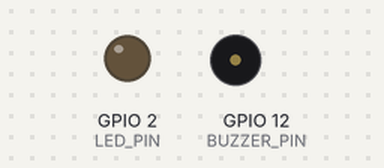
The sketch below on a simulated ESP32. Shown: output pins drawn as LEDs (lit = HIGH), buzzer (waves = sounding, pin HIGH). What the sketch prints to the serial monitor is not drawn.

Above: at 1.4 s.
At 3.6 s:
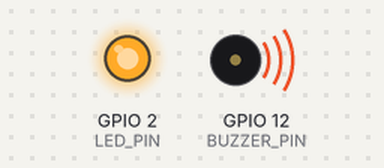
Timing chart, 0 to 9.0 s (numbered marks = the images above):
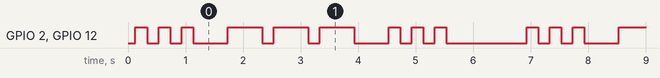

Measured:
- by itself, GPIO 2 (LED_PIN), GPIO 12 (BUZZER_PIN): repeats every 6.8 s: HIGH 0.20 s, LOW 0.20 s, HIGH 0.20 s, LOW 0.60 s, 2 × (HIGH 0.60 s, LOW 0.20 s), HIGH 0.60 s, LOW 0.60 s, 2 × (HIGH 0.20 s, LOW 0.20 s), HIGH 0.20 s, LOW 1.4 s, HIGH 0.20 s, LOW 0.20 s
- by itself, everything shown: repeats every 6.8 s, in 18 steps

The sketch:

Day_02_SOS_Morse.ino
```cpp
/*
 * 100 Projects with Arduino - Day 2
 * Project: SOS Morse Code Generator (Non-Blocking Timing & Arrays)
 *
 * DESCRIPTION:
 * This project demonstrates how to make the Arduino blink an LED and beep an active
 * piezo buzzer in the standard Morse code SOS pattern (••• ——— •••).
 * Instead of using the blocking delay() function (which freezes the controller),
 * this code utilizes a non-blocking sequence player powered by a state array and
 * millis() timing. This is the professional way to handle sequence generation in robotics.
 *
 * TIMING SPECIFICATION (Standard International Morse Code):
 * - Time Unit: 1 Unit = 200 ms
 * - Dot (•): 1 Unit ON
 * - Dash (—): 3 Units ON
 * - Element Gap (between dots/dashes of same letter): 1 Unit OFF
 * - Letter Gap: 3 Units OFF
 * - Word Gap: 7 Units OFF
 *
 * WIRING:
 * - Active Buzzer (+) -> Arduino Pin 8
 * - Active Buzzer (-) -> Arduino GND
 * - LED Anode (+) -> Arduino Pin 13
 * - LED Cathode (-) -> 220 Ohm Resistor -> Arduino GND
 */

// --- PIN DEFINITIONS ---
#if defined(ESP32)
const int LED_PIN = 2;      // Onboard LED pin on ESP32
const int BUZZER_PIN = 12;  // Pin driving the buzzer
#else
const int LED_PIN = 13;    // Onboard LED pin
const int BUZZER_PIN = 8;  // Pin driving the active piezo buzzer
#endif

// --- TIMING CONSTANTS ---
const unsigned long UNIT_TIME =
    200;  // Base time unit in milliseconds (adjust to change Morse speed)

// --- SEQUENCE REPRESENTATION ---
// We represent the SOS sequence as a list of "events".
// Each event has a state (ON = true, OFF = false) and a duration in units.
struct MorseEvent {
  bool state;          // Output state (ON/OFF)
  unsigned int units;  // Duration of this state in time units
};

// The SOS Pattern:
// S: dot (1), gap (1), dot (1), gap (1), dot (1)      --> Letter S
// Gap between letters (3 units)
// O: dash (3), gap (1), dash (3), gap (1), dash (3)   --> Letter O
// Gap between letters (3 units)
// S: dot (1), gap (1), dot (1), gap (1), dot (1)      --> Letter S
// Gap between words (7 units)
const MorseEvent sosPattern[] = {
    // --- LETTER 'S' (dot, gap, dot, gap, dot) ---
    {true, 1},   // Dot 1
    {false, 1},  // Gap
    {true, 1},   // Dot 2
    {false, 1},  // Gap
    {true, 1},   // Dot 3

    // --- GAP BETWEEN LETTERS 'S' and 'O' ---
    {false, 3},  // 3 Units OFF total (we count from the end of the last dot)

    // --- LETTER 'O' (dash, gap, dash, gap, dash) ---
    {true, 3},   // Dash 1
    {false, 1},  // Gap
    {true, 3},   // Dash 2
    {false, 1},  // Gap
    {true, 3},   // Dash 3

    // --- GAP BETWEEN LETTERS 'O' and 'S' ---
    {false, 3},

    // --- LETTER 'S' (dot, gap, dot, gap, dot) ---
    {true, 1},   // Dot 1
    {false, 1},  // Gap
    {true, 1},   // Dot 2
    {false, 1},  // Gap
    {true, 1},   // Dot 3

    // --- GAP BETWEEN WORDS (Repeating the SOS message) ---
    {false, 7}  // 7 Units OFF
};

// Calculate the number of steps in our pattern
const int totalSteps = sizeof(sosPattern) / sizeof(sosPattern[0]);

// --- STATE VARIABLES ---
int currentStep = 0;              // Tracks our index in the sosPattern array
unsigned long stepStartTime = 0;  // Stores the millisecond timestamp when the current step started
unsigned long currentStepDuration = 0;  // The calculated millisecond duration of the current step

void setup() {
  // Initialize digital pins as outputs
  pinMode(LED_PIN, OUTPUT);
  pinMode(BUZZER_PIN, OUTPUT);

  // Open Serial port at 9600 bps for telemetry output
  Serial.begin(9600);
  Serial.println("==================================================");
  Serial.println("Day 2: Non-Blocking SOS Morse Code Generator");
  Serial.println("==================================================");
  Serial.println("System Initialized. Outputting SOS...");

  // Initialize the first step
  startStep(0);
}

void loop() {
  unsigned long currentTime = millis();

  // Check if the current step's duration has elapsed
  if (currentTime - stepStartTime >= currentStepDuration) {
    // Move to the next step in the sequence
    currentStep++;

    // If we reached the end of the pattern, loop back to the beginning (Step 0)
    if (currentStep >= totalSteps) {
      currentStep = 0;
      Serial.println("--- Restarting SOS Message Loop ---");
    }

    // Initialize the next step
    startStep(currentStep);
  }

  // Note: Because this loop is completely non-blocking, we could read analog sensors,
  // check pushbuttons, or run PID motor loops here without disrupting the SOS signal!
}

/**
 * Initializes and starts a specific step in the Morse code sequence.
 * Sets the output state (LED & Buzzer) and calculates the millisecond duration.
 */
void startStep(int stepIndex) {
  // Record the start time of the new step
  stepStartTime = millis();

  // Retrieve the step details from our pattern array
  bool state = sosPattern[stepIndex].state;
  unsigned int units = sosPattern[stepIndex].units;

  // Calculate duration in milliseconds
  currentStepDuration = units * UNIT_TIME;

  // Apply the state to both our LED and active piezo buzzer
  if (state) {
    digitalWrite(LED_PIN, HIGH);
    digitalWrite(BUZZER_PIN, HIGH);
    Serial.print("• [ON]  Duration: ");
    Serial.print(currentStepDuration);
    Serial.println(" ms");
  } else {
    digitalWrite(LED_PIN, LOW);
    digitalWrite(BUZZER_PIN, LOW);
    Serial.print("  [OFF] Duration: ");
    Serial.print(currentStepDuration);
    Serial.println(" ms");
  }
}
```
